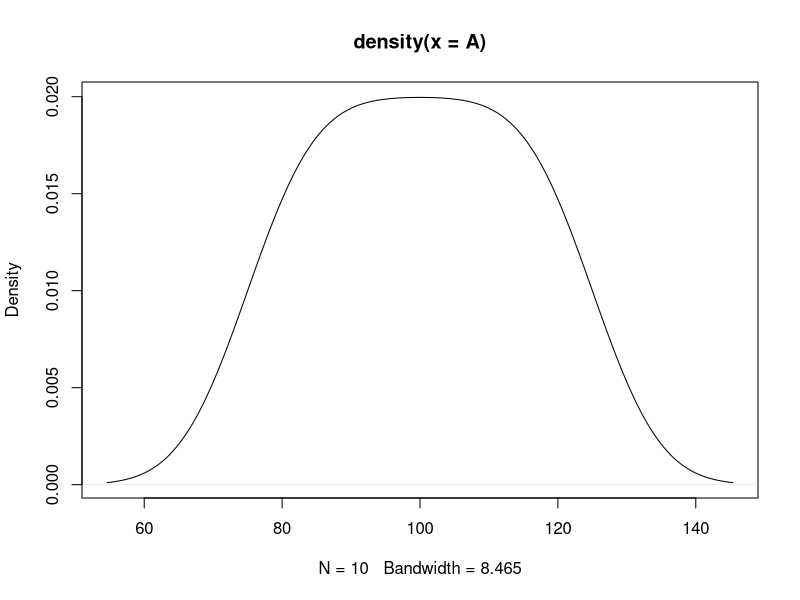
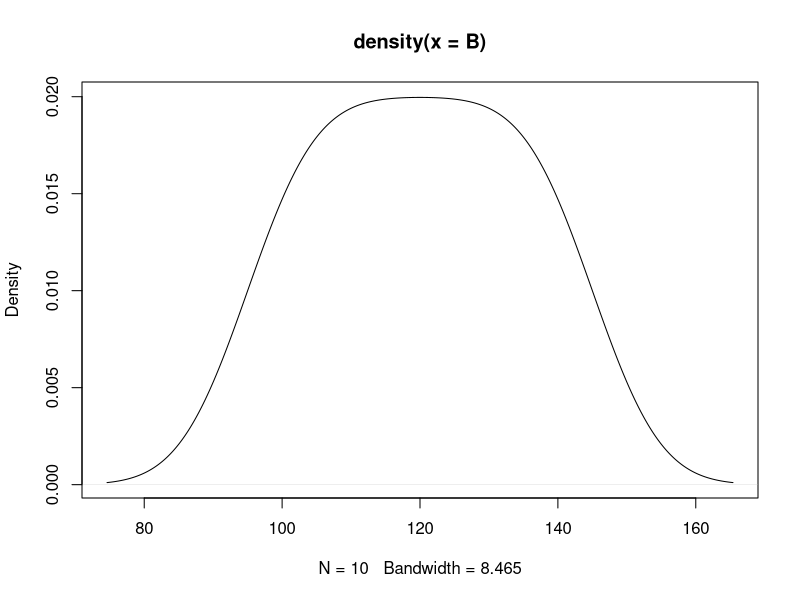
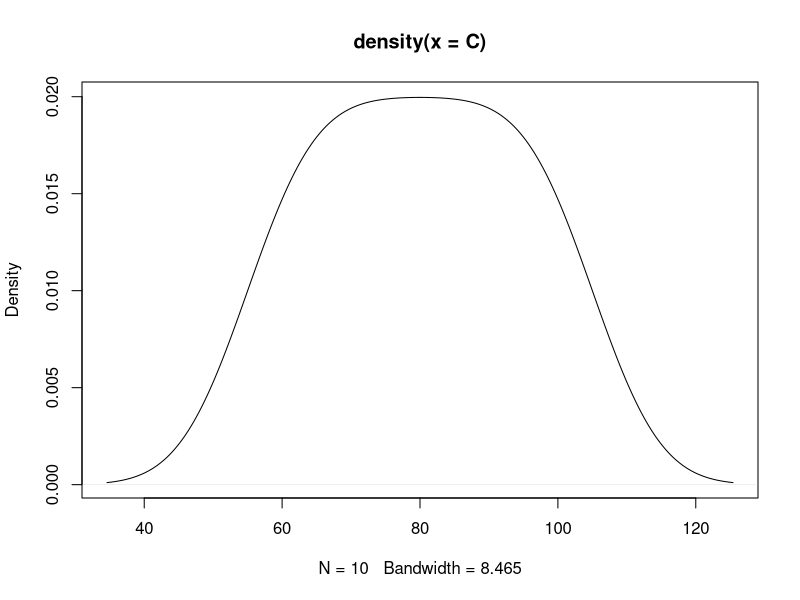
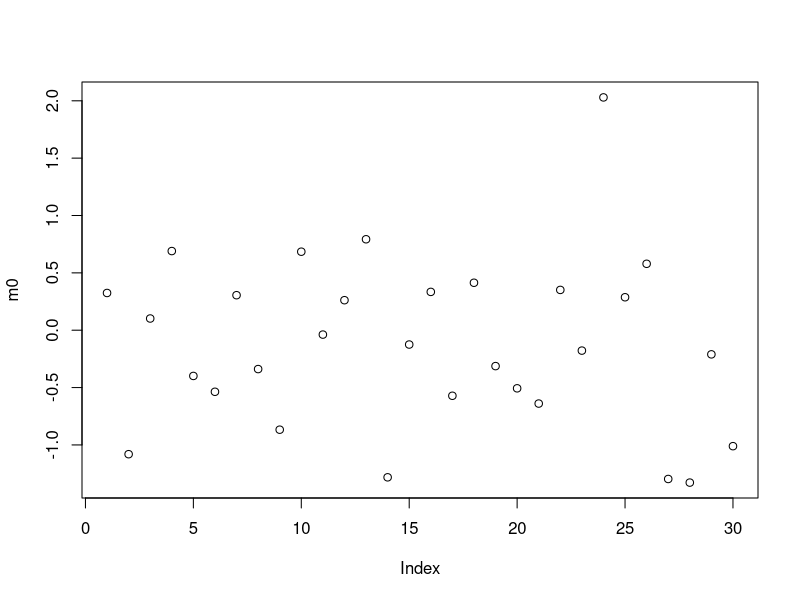
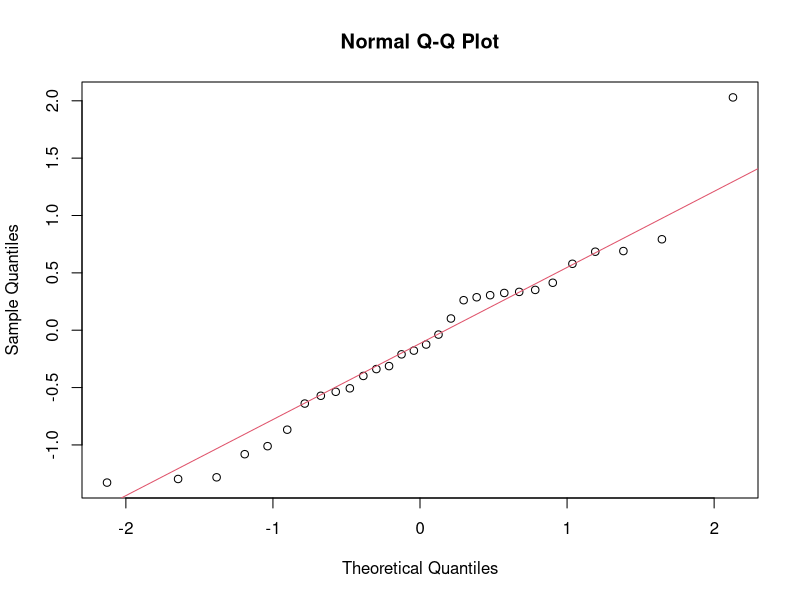
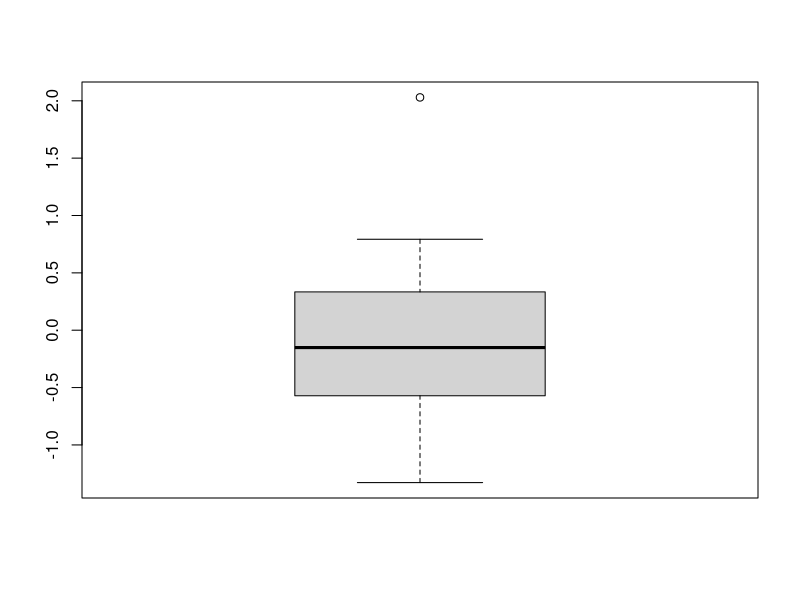
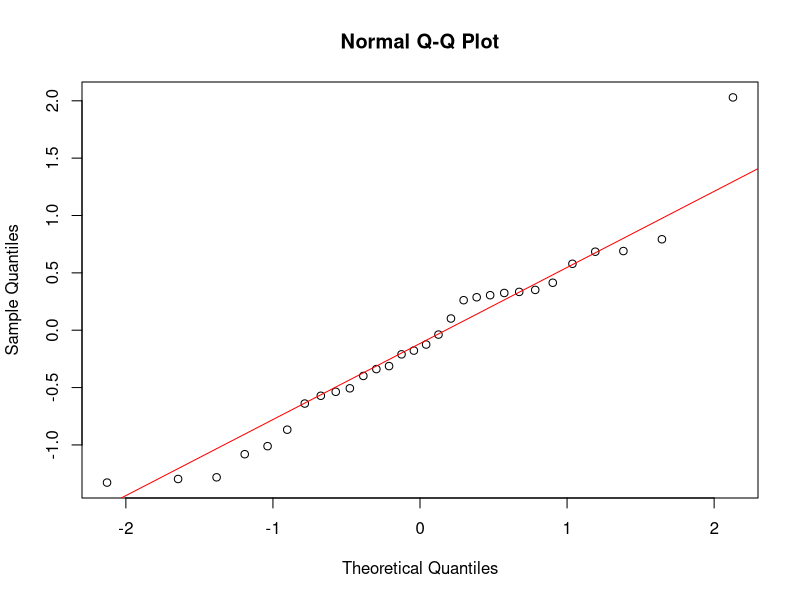
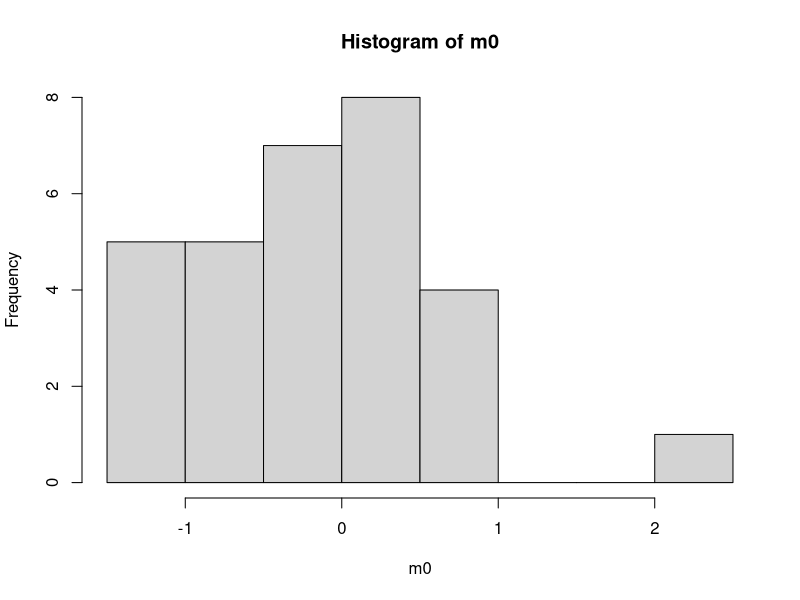

The R source for these figures, in order:

# t.test

A <- c(80, 80, 90, 90, 100, 100, 110, 110, 120, 120)
plot(density(A))

B <- c(100, 100, 110, 110, 120, 120, 130, 130, 140, 140)
plot(density(B))

C <- c(60, 60, 70, 70, 80, 80, 90, 90, 100, 100)
plot(density(C))

t.test(A, B, var.equal=TRUE, conf.level=0.99)
t.test(A, B, var.equal=TRUE)
t.test(B, C, var.equal=TRUE)
t.test(A, C, var.equal=TRUE)

D <- c(1, 2, 3, 4, 5, 6, 7)
mean(D)
var(D)
sd(D)

E <- c(8,9,10,11,12,13,14)
mean(E)
var(E)
4.66/7
0.77+0.77
sqrt(1.54)
-7/1.24

t.test(D, E)


# sample
m0 <- rnorm(30, mean=0, sd=1)
m3 <- rnorm(30, mean=3, sd=1)

plot(m0)

# normality test (using graph)
#1 Q-Q plot
qqnorm(m0)
qqline(m0, col=2)

#2 Boxplot
boxplot(m0)

#3 Normal Probability Plot(정규확률그림)
qqnorm(m0)
qqline(m0, col="red")

#4 Histogram
hist(m0)

# normality test(using statistical method)
#1 chi-square test (sample < 20)

#2 D'Agostino-Pearson test (sample > 20), using skewness, kurtosis

#3 Jarque-Bera test

#4 Kolmogorov-Smirnov Goodneess of Fit test (compare normal distribution)
ks.test(m0, "pnorm", mean=mean(m0), sd=sd(m0))

#5 Liliefors test

#6 Shapiro-Wilk test
shapiro.test(m0)

# equal variance
var.test(m0, m3)

# t.test
t.test(m0, m3)

set.seed(1); T1 <- c(sample(140:160, 30, replace=TRUE))
set.seed(2); T2 <- c(sample(140:160, 30, replace=TRUE))
data <- data.frame(T1, T2)
data

plot(T1)
plot(T2)

var.test(T1, T2)

t.test(T1, T2, var.equal=TRUE)

uni <- c(1, 2, 3, 4, 5, 6, 7, 8, 9, 10)
plot(uni)
hist(uni)

